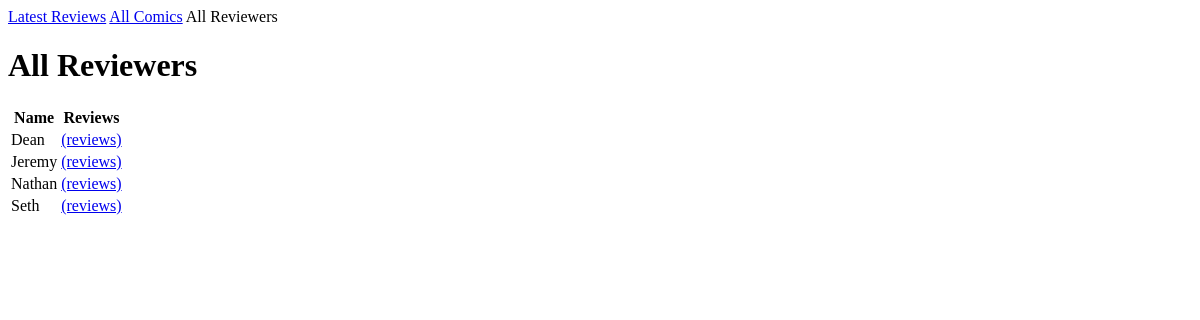
The app's page /reviewers, older data.
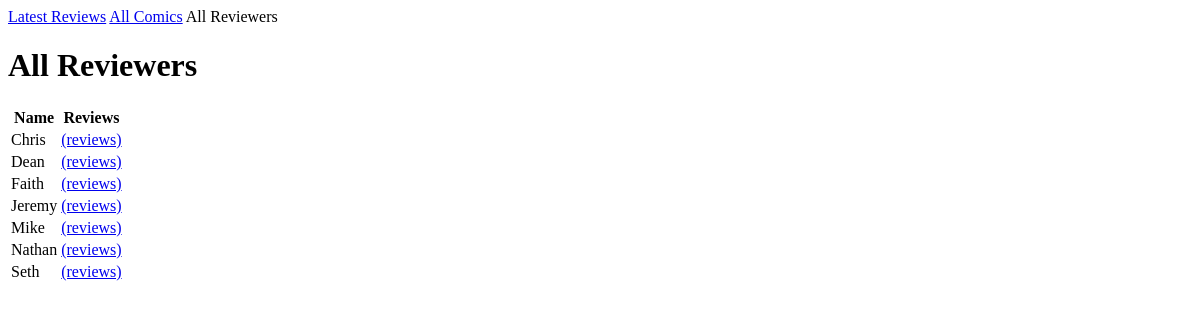
The same page, newer data.
### reviews/models.py (models this page shows, shortened)
class Reviewer(models.Model):
    user = models.OneToOneField(User)
    name = models.CharField(max_length=50)
    admin = models.BooleanField(default=False)

### reviews/views.py (the view)
# urls.py: url(r'^reviewers$', views.ReviewerIndexView.as_view(), name='reviewersindex'),
class ReviewerIndexView(generic.ListView):
    template_name = 'reviews/reviewersindex.html'
    context_object_name = 'all_reviewers_list'
    def get_queryset(self):
        return Reviewer.objects.order_by('name')

### reviews/templates/reviews/reviewersindex.html (shortened to what this page needs)
{% extends 'reviews/base.html' %}
{% block allreviews %}{{ block.super }}{% endblock %}
{% block allcomics %}{{ block.super }}{% endblock %}
{% block allreviewers %}All Reviewers{% endblock %}
{% block content %}
    <h1>All Reviewers</h1>
    {% if all_reviewers_list %}
        <table>
            <thead>
                <tr>
                    <th>Name</th>
                    <th>Reviews</th>
                </tr>
            </thead>
            <tbody>
                {% for reviewer in all_reviewers_list %}
                    <tr>
                        <td>{{ reviewer.name }}</td>
                        <td><a href="{% url 'reviewerdetail' reviewer.id %}">(reviews)</a></td>
                    </tr>
                {% endfor %}
            </tbody>
        </table>
    {% else %}
        <p>No comics are available.</p>
    {% endif %}
{% endblock %}

### reviews/templates/reviews/base.html (shortened to what this page needs)
<!DOCTYPE html>
<html lang='en'>
    <head>
        <link href='/static/css/rateit.css' type="text/css" rel="stylesheet"/>
    </head>
    <body>
        <div id='menubar'>
            {% block allreviews %}<a href="{% url 'index' %}">Latest Reviews</a>{% endblock %}
            {% block allcomics %}<a href="{% url 'comicsindex' %}">All Comics</a>{% endblock %}
            {% block allreviewers %}<a href="{% url 'reviewersindex' %}">All Reviewers</a>{% endblock %}
        </div>
        <div id='content'>
            {% block content %}
            {% endblock %}
        </div>
    </body>
</html>

Row changes from the older to the newer data that the page shows:
added Reviewer: name "Chris"
added Reviewer: name "Faith"
added Reviewer: name "Mike"
